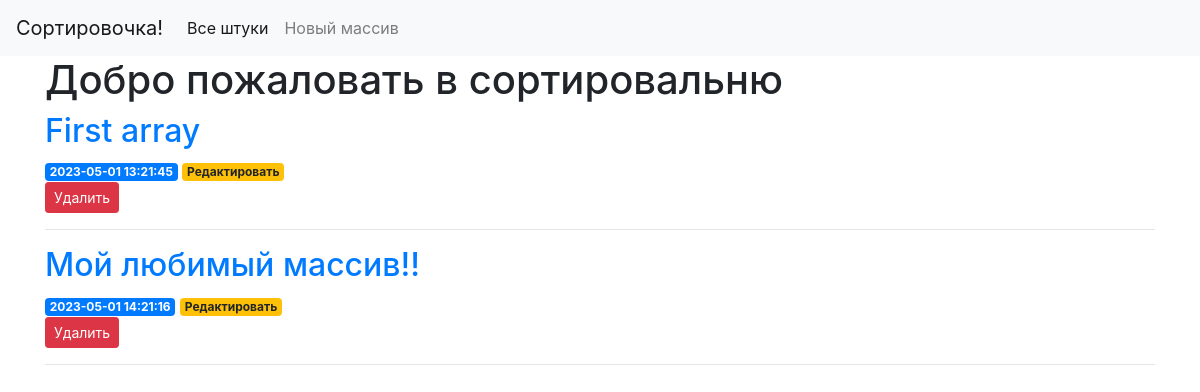
/, run on an earlier commit of the app's database.
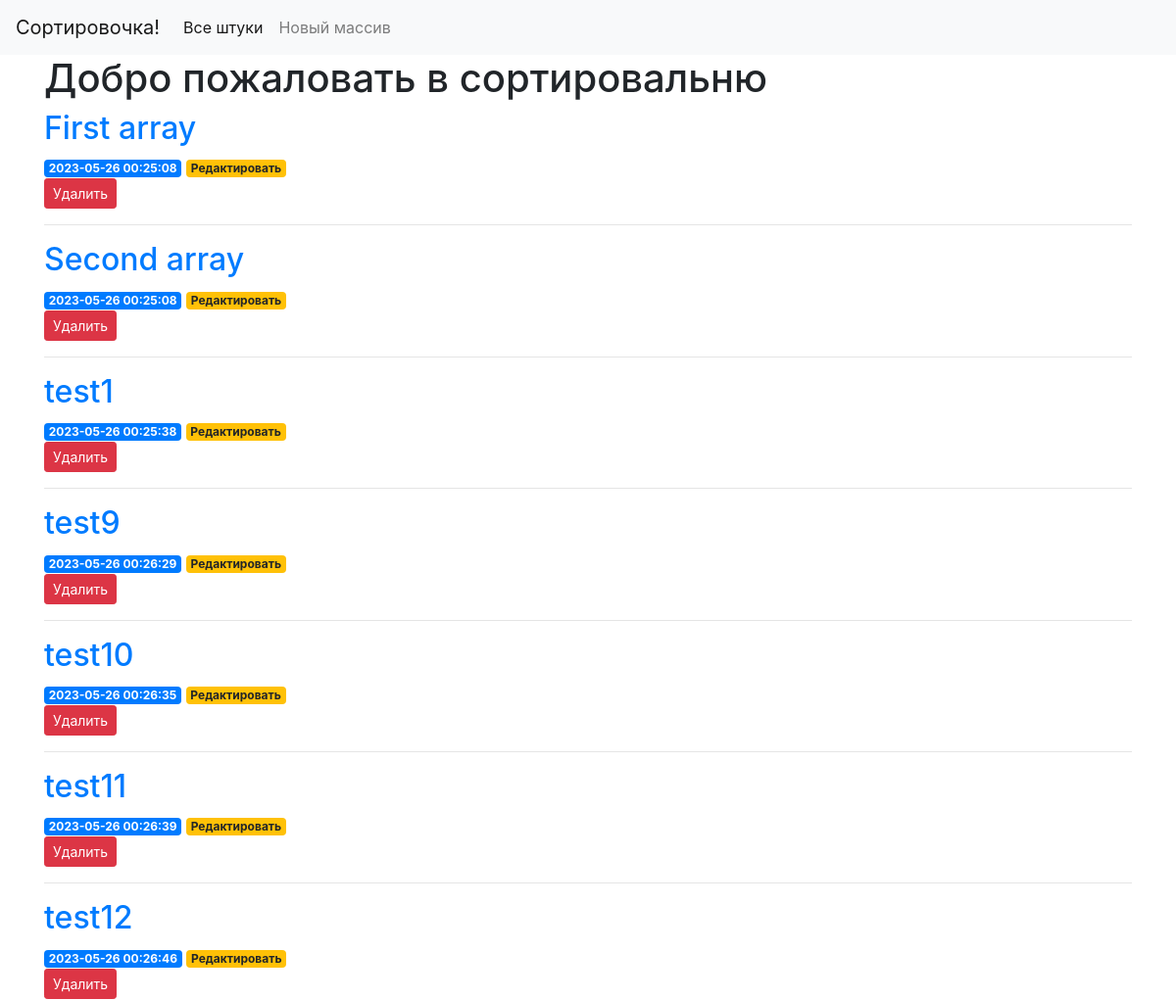
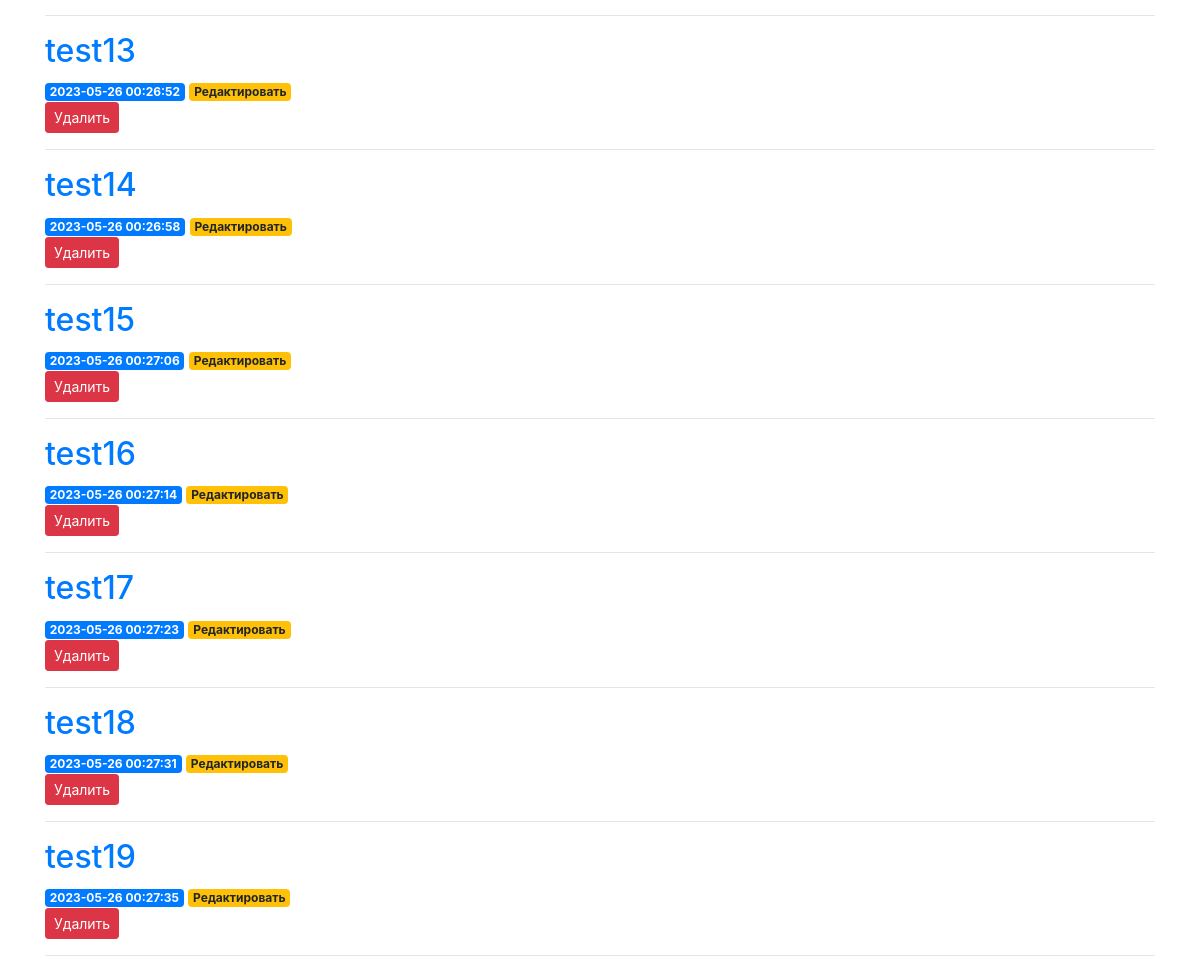
And on a later commit of the database (2 pictures, top to bottom).
### tables this page shows
CREATE TABLE arrays (
    id INTEGER PRIMARY KEY AUTOINCREMENT,
    created TIMESTAMP NOT NULL DEFAULT CURRENT_TIMESTAMP,
    title TEXT NOT NULL,
    content TEXT NOT NULL
);

### search/api/app.py (the view)
@app.route('/')
def index():
    try:
        conn = get_db_connection()
        arrays = conn.execute('SELECT * FROM arrays').fetchall()
        conn.close()
        return render_template('index.html', arrays=arrays)
    except Exception as error:
        abort(500)

### search/api/app.py (called while the page is built)
def get_db_connection():
    conn = sqlite3.connect('database.db')
    conn.row_factory = sqlite3.Row
    return conn

### search/api/templates/index.html
{% extends 'base.html' %}
{% block content %}
    <h1>{% block title %} Добро пожаловать в сортировальню {% endblock %}</h1>
    {% for array in arrays %}
        <a href="{{ url_for('array', array_id=array['id']) }}", id ="{{array['id']}}" >
            <h2>{{ array['title'] }}</h2>
        </a>
        <span class="badge badge-primary">{{ array['created'] }}</span>
        <a href="{{ url_for('edit', id=array['id']) }}">
            <span class="badge badge-warning">Редактировать</span>
        </a>
        <form action="{{ url_for('delete', id=array['id']) }}" method="POST">
            <input type="submit" value="Удалить"
                    class="btn btn-danger btn-sm"
                    onclick="return confirm('Ты действительно хочешь удалить этот великолепный массив?')">
        </form>
        <hr>
    {% endfor %}
{% endblock %}

### search/api/templates/base.html (shortened to what this page needs)
<!doctype html>
<html lang="en">
<head>
    <link rel="stylesheet" href="https://stackpath.bootstrapcdn.com/bootstrap/4.3.1/css/bootstrap.min.css"
>
</head>
<body>
    <nav class="navbar navbar-expand-md navbar-light bg-light">
        <a class="navbar-brand" href="{{ url_for('index')}}">Сортировочка!</a>
        <div class="collapse navbar-collapse" id="navbarNav">
            <ul class="navbar-nav">
                <li class="nav-item active">
                    <a class="nav-link" href="#">Все штуки</a>
                </li>
                <li class="nav-item">
                    <a class="nav-link" href="{{url_for('create')}}">Новый массив</a>
                </li>
            </ul>
        </div>
    </nav>
    <div class="container">
        {% block content %} {% endblock %}
    </div>
</body>
</html>

What changed in the data, as far as the page shows it:
removed arrays: title "Мой любимый массив!!", created "2023-05-01 14:21:16"
changed arrays "First array": created "2023-05-01 13:21:45" → "2023-05-26 00:25:08"
added arrays: title "Second array", created "2023-05-26 00:25:08"
added arrays: title "test1", created "2023-05-26 00:25:38"
added arrays: title "test9", created "2023-05-26 00:26:29"
added arrays: title "test10", created "2023-05-26 00:26:35"
added arrays: title "test11", created "2023-05-26 00:26:39"
added arrays: title "test12", created "2023-05-26 00:26:46"
added arrays: title "test13", created "2023-05-26 00:26:52"
added arrays: title "test14", created "2023-05-26 00:26:58"
added arrays: title "test15", created "2023-05-26 00:27:06"
added arrays: title "test16", created "2023-05-26 00:27:14"
added arrays: title "test17", created "2023-05-26 00:27:23"
added arrays: title "test18", created "2023-05-26 00:27:31"
added arrays: title "test19", created "2023-05-26 00:27:35"
